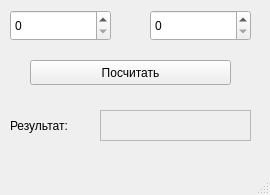
<?xml version="1.0" encoding="UTF-8"?>
<ui version="4.0">
 <class>MainWindow</class>
 <widget class="QMainWindow" name="MainWindow">
  <property name="geometry">
   <rect>
    <x>0</x>
    <y>0</y>
    <width>270</width>
    <height>195</height>
   </rect>
  </property>
  <property name="windowTitle">
   <string>MainWindow</string>
  </property>
  <widget class="QWidget" name="centralwidget">
   <widget class="QSpinBox" name="spinBox1">
    <property name="geometry">
     <rect>
      <x>10</x>
      <y>10</y>
      <width>101</width>
      <height>31</height>
     </rect>
    </property>
    <property name="maximum">
     <number>3</number>
    </property>
   </widget>
   <widget class="QSpinBox" name="spinBox2">
    <property name="geometry">
     <rect>
      <x>150</x>
      <y>10</y>
      <width>101</width>
      <height>31</height>
     </rect>
    </property>
    <property name="maximum">
     <number>4</number>
    </property>
   </widget>
   <widget class="QLabel" name="label">
    <property name="geometry">
     <rect>
      <x>10</x>
      <y>110</y>
      <width>81</width>
      <height>31</height>
     </rect>
    </property>
    <property name="text">
     <string>Результат:</string>
    </property>
   </widget>
   <widget class="QLabel" name="label_answer">
    <property name="geometry">
     <rect>
      <x>100</x>
      <y>110</y>
      <width>151</width>
      <height>31</height>
     </rect>
    </property>
    <property name="frameShape">
     <enum>QFrame::StyledPanel</enum>
    </property>
    <property name="text">
     <string/>
    </property>
   </widget>
   <widget class="QPushButton" name="pushButton">
    <property name="geometry">
     <rect>
      <x>30</x>
      <y>60</y>
      <width>201</width>
      <height>25</height>
     </rect>
    </property>
    <property name="text">
     <string>Посчитать</string>
    </property>
   </widget>
  </widget>
  <widget class="QMenuBar" name="menubar">
   <property name="geometry">
    <rect>
     <x>0</x>
     <y>0</y>
     <width>270</width>
     <height>22</height>
    </rect>
   </property>
  </widget>
  <widget class="QStatusBar" name="statusbar"/>
 </widget>
 <resources/>
 <connections/>
</ui>
